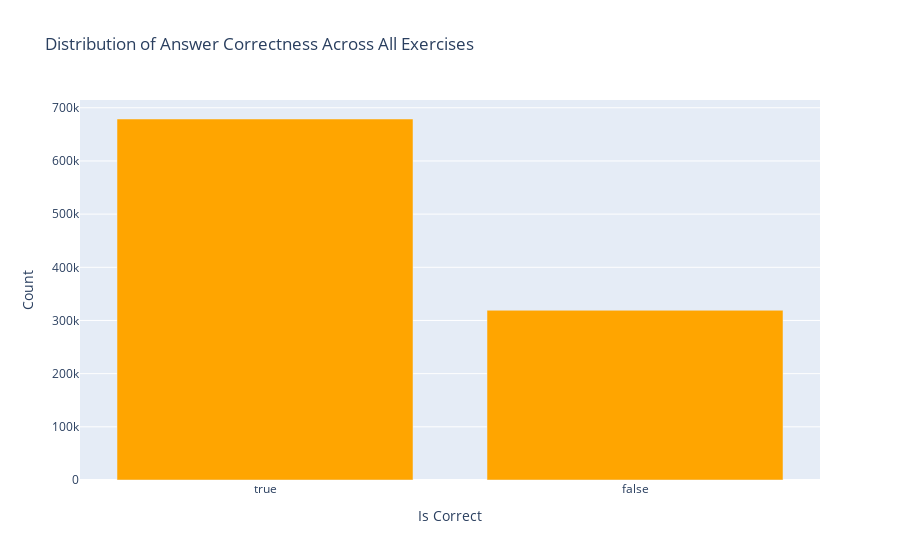

Source (notebook cell):
### Code cell
correctness_counts = df_LogProblem['is_correct'].value_counts()

fig = go.Figure(data=[go.Bar(x=correctness_counts.index, y=correctness_counts.values,  marker=dict(color='orange'))])
fig.update_layout(title='Distribution of Answer Correctness Across All Exercises',
                  xaxis_title='Is Correct',
                  yaxis_title='Count')
fig.show()

### Figure 1 — Plotly figure (JSON) as saved in the notebook; plotly's stock layout.template omitted (floating-point values rounded to 4 significant figures)
{"data": [{"marker": {"color": "orange"}, "type": "bar", "x": [true, false], "y": [678881, 319159]}], "layout": {"title": {"text": "Distribution of Answer Correctness Across All Exercises"}, "xaxis": {"title": {"text": "Is Correct"}}, "yaxis": {"title": {"text": "Count"}}}}
